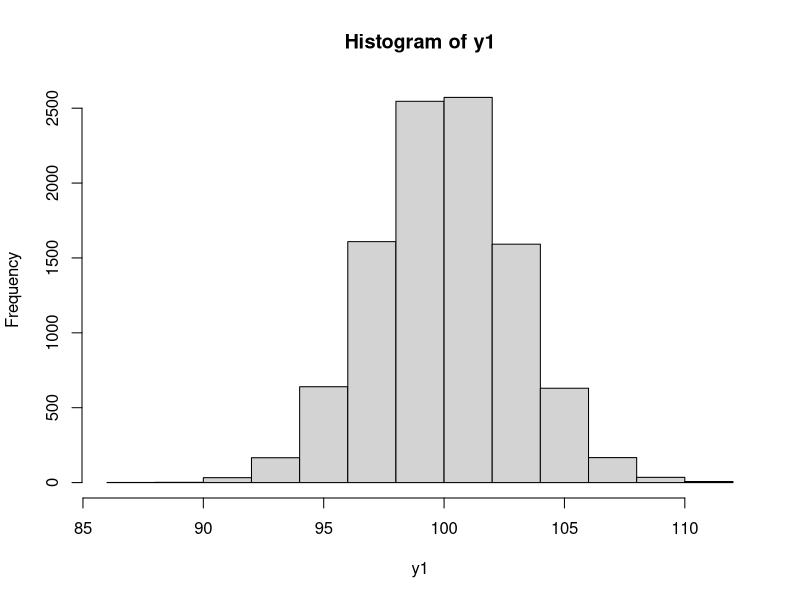
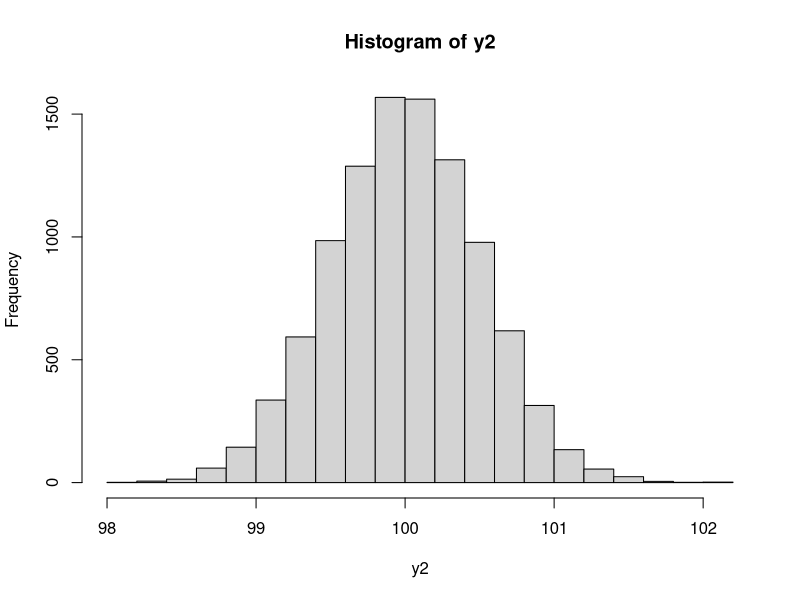
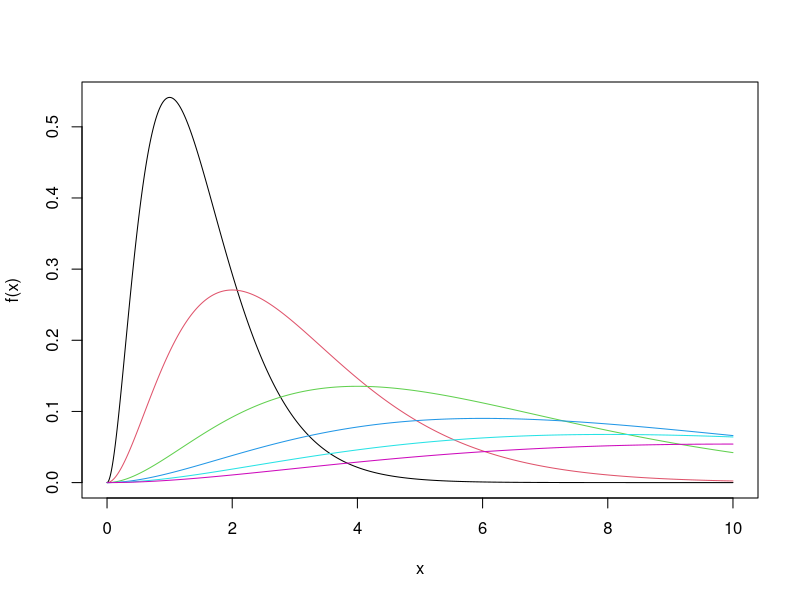
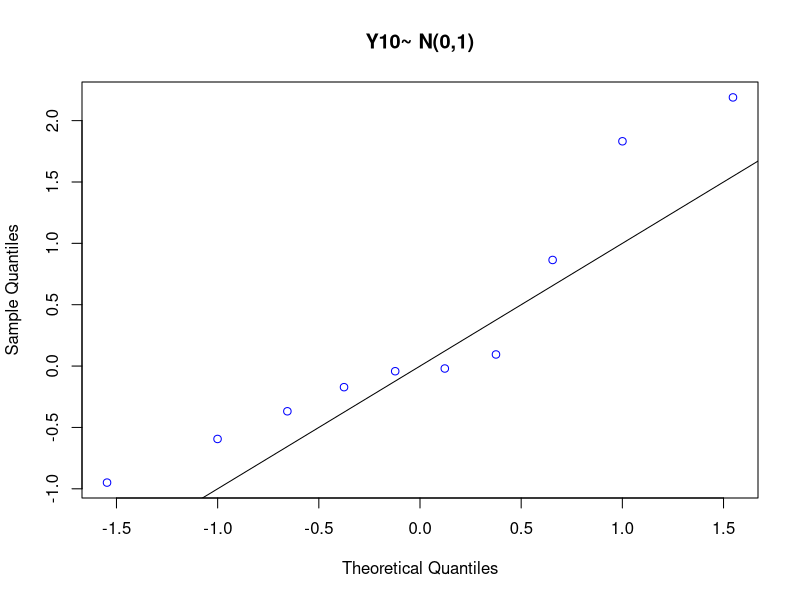
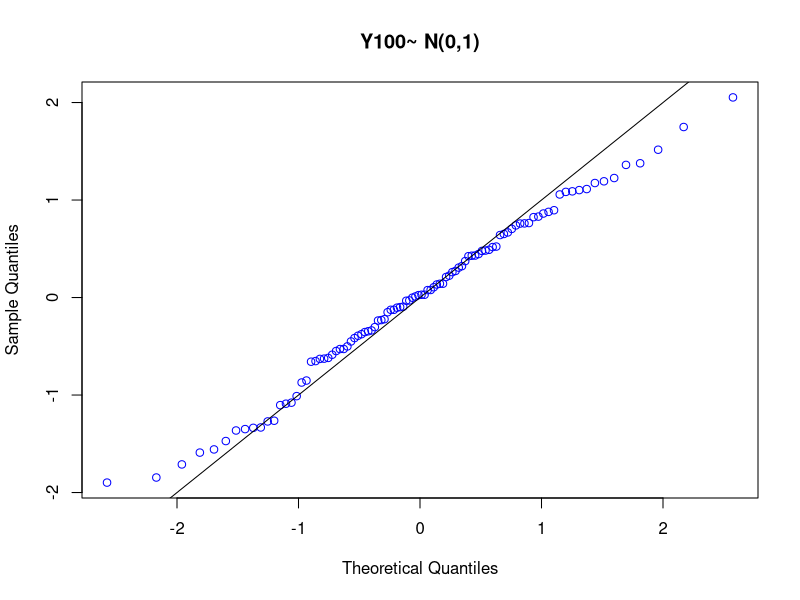
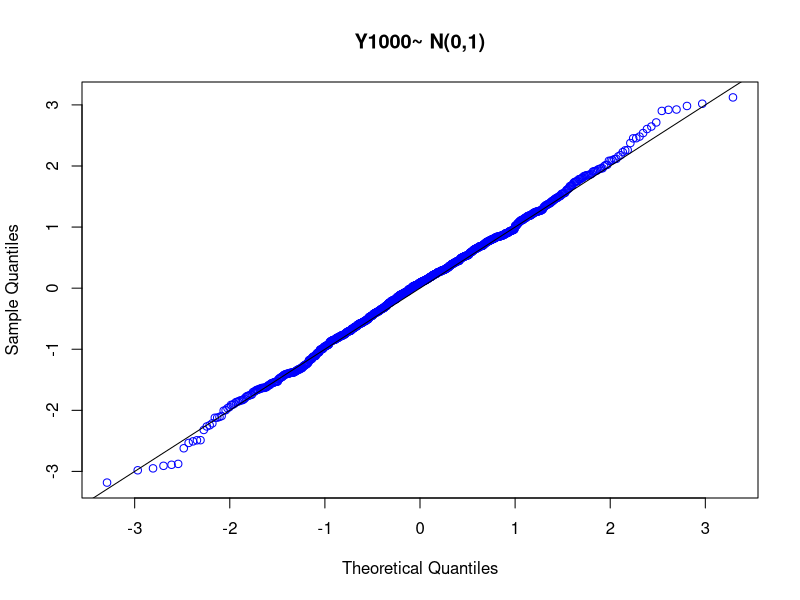
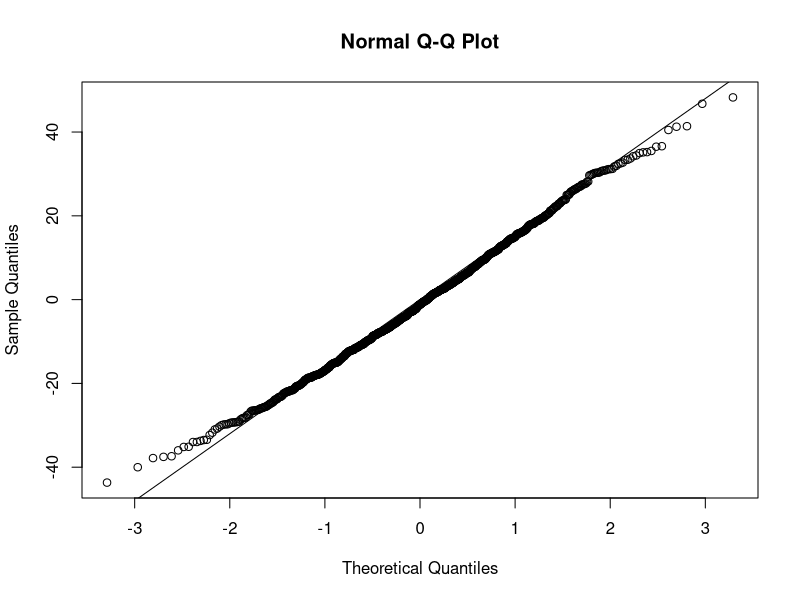
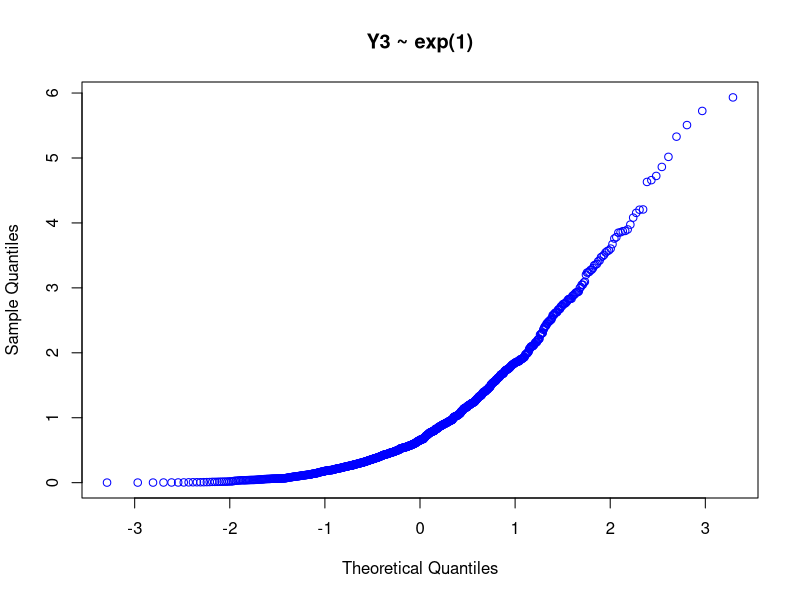

Reproduce these figures in R, in order.
## ---- chunk 1
randomSample <- 10000
y1 <- y2 <- rep(NA,randomSample)

for (i in 1:randomSample) {
  y1[i] <- mean(rnorm(30,100,16))
  y2[i] <- mean(rnorm(1000,100,16))
}
mean(y1);sd(y1);hist(y1)
mean(y2);sd(y2);hist(y2)
## ---- chunk 2
16/sqrt(30)
16/sqrt(1000)

## ---- chunk 3
o <- 365
pr <- 1/365
res <- 1
for (i in 1:23 ) {
  res = res * pr * o 
  cat(i, " -- ",1 - res)
  print(' ')
  o = o - 1
  
}
#same result with pbirthday function
#for (i in 1:50 ) {
#  cat(" - it",i, "with p:",1 - pbirthday(i))}
## ---- chunk 4
ind<-0;iter<- 100000
for(i in 1:iter){
  s<-sample(1:365,50,replace=TRUE);d<- unique(s)
  ind<-ind+as.numeric(length(d)!=length(s)) }
ind/iter
## ---- chunk 5
y <- rbinom(10000000,3,0.50) #the following simulate 10000000 times the no. of successes in 3 trials.
head(y, 10)
mean(y)
sd(y)

rbinom(1,30000000,0.50)/10000000 #this simulate what the exercise is asking to do.
## ---- chunk 6
xx <- seq (0,10, l = 1000)
plot(xx, dgamma(xx, shape = 3, scale = .5), xlab ="x", ylab ="f(x)", type ="l")
lines(xx, dgamma(xx, shape = 3, scale = 1), col = 2)
lines(xx, dgamma(xx, shape = 3, scale = 2), col = 3)
lines(xx,  dgamma(xx, shape = 3, scale = 3), col = 4)
lines(xx,  dgamma(xx, shape = 3, scale = 4), col = 5)
lines(xx,  dgamma(xx, shape = 3, scale = 5), col = 6)

## ---- chunk 7
Y10 <-rnorm(10)
Y100 <-rnorm(100)
Y1000 <-rnorm(1000)

qqnorm(Y10,col='blue',main='Y10~ N(0,1)'); abline(0,1)
qqnorm(Y100,col='blue',main='Y100~ N(0,1)'); abline(0,1)
qqnorm(Y1000,col='blue',main='Y1000~ N(0,1)'); abline(0,1)
## ---- chunk 8
yb <- rnorm(1000, 0, 16)
qqnorm(yb)
abline(0,16)
## ---- chunk 9
ye <- rexp(1000)

qqnorm(ye,col='blue', main='Y3 ~ exp(1)') 
## ---- chunk 10
yu <- runif(1000)

qqnorm(yu, col='blue', main='Y4 ~ uniform(0,1)')  
## ---- chunk 11
yu <- runif(1000)
n=1000
q=qunif(c(1:n)/(n+1))
yu=sort(yu)
plot(q,yu)

## ---- chunk 12
#defining cdf function
cdf <- function(x){
  n<- 1000 # number of samples in measurements
  x_m <- rnorm(n,0,n/2) #generate set of measurements
  x_m <- sort(x_m) #sort measurements
  cdf <- c() #initialize vector for cdf
  
  for (i in 1:length(x)){
    j <- 1 #initialize the variable to count #(x_m[j]<x[i])
    while((x_m[j]<x[i])&& (j-1)<length(x_m)){
      j <- j+1  #increase j in case x_m[j]<x[i]
    }
    cdf <- c(cdf, ((j-1)/length(x_m))) #add cdf of x[i]
  }
  
  #print cdf of each corresponding x
  print("Corresponding c.d.f.")
  print(cdf)
    
}
#end of function

#generate observations
n<- 20
m <- 0
x<- rnorm(n,m,n)
print("observed values")
print(x)

#calling the function
cdf(x)

## ---- chunk 13
cdf <- function(x,plot.cdf){
  n<- 1000 # number of samples
  x_m <- rnorm(n,0,n/2) #generate set of measurements
  x_m <- sort(x_m) #sort measurements
  cdf <- c() #initialize vector for cdf
  
  for (i in 1:length(x)){
    j <- 1
    while((x_m[j]<x[i])&& (j-1)<length(x_m)){
      j <- j+1      
    }
    cdf <- c(cdf, ((j-1)/length(x_m)))
  }
  
  #print cdf of each corresponding x
  print("Corresponding c.d.f.")
  print(cdf)
  
  
    
    #for plotting cdf in the form of steps
    if(plot.cdf == TRUE){
      
      x<-sort(x)
      cdf<- sort(cdf)
      plot(x,cdf,type='s',xlab="Observed values", ylab = "c.d.f.")
    }
    
    
}

#generate observations
n<- 20
m <- 0
x<- rnorm(n,m,n)
print("observed values")
print(x)
plot.cdf <- TRUE

#calling the function
cdf(x,plot.cdf)

